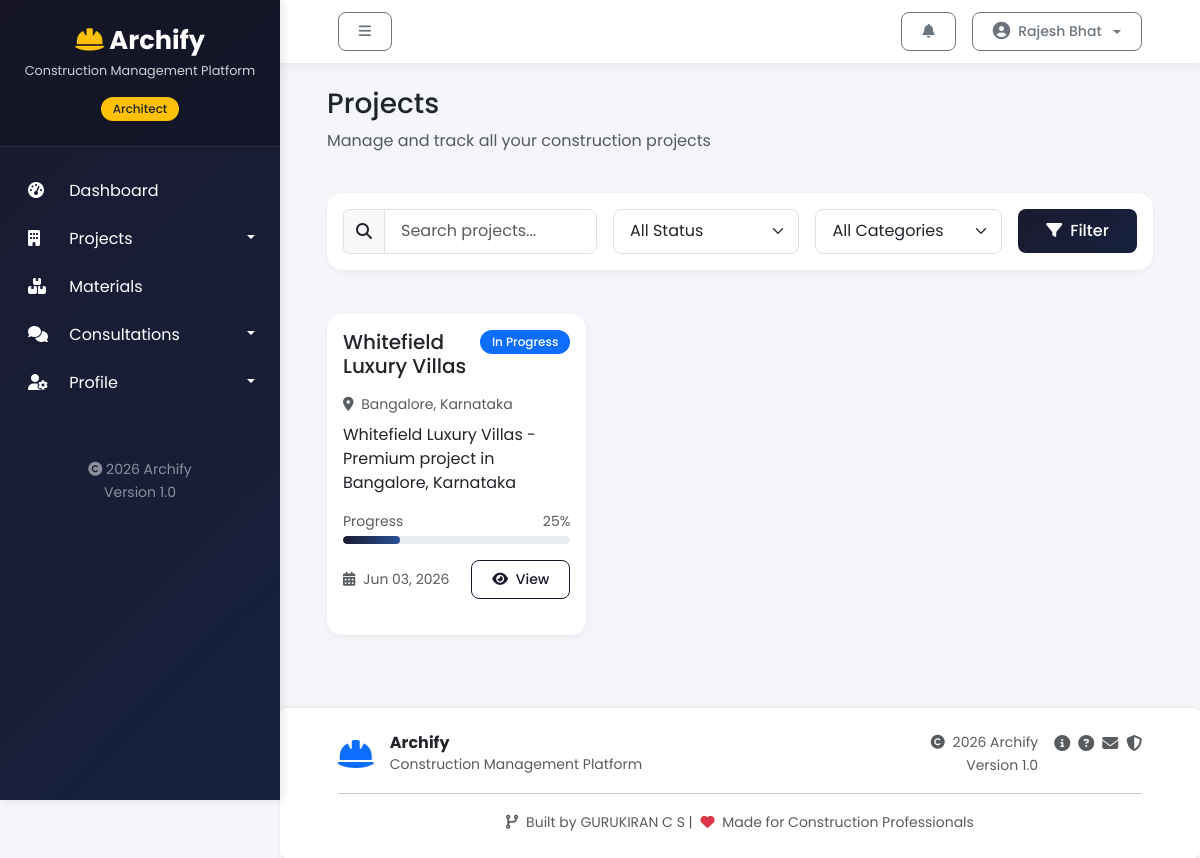
The app's page /projects/ (signed in) with its own data.
### base/models.py (models this page shows, shortened)
class User(AbstractUser):
    class Role(models.TextChoices):
        CLIENT = "CLIENT", "Client"
        ARCHITECT = "ARCHITECT", "Architect"
        CIVIL_ENGINEER = "CIVIL_ENGINEER", "Civil Engineer"
        CONTRACTOR = "CONTRACTOR", "Contractor"
        WORKER = "WORKER", "Worker"
        ADMIN = "ADMIN", "Admin"
    email = models.EmailField(unique=True)
    role = models.CharField(max_length=30, choices=Role.choices, default=Role.CLIENT)
    phone_number = models.CharField(max_length=20, blank=True)
    profile_image = models.ImageField(upload_to="users/profile_images/", blank=True, null=True)
    is_verified = models.BooleanField(default=False)

class UUIDTimeStampedModel(models.Model):
    id = models.UUIDField(primary_key=True, default=uuid.uuid4, editable=False)
    created_at = models.DateTimeField(auto_now_add=True, db_index=True)
    updated_at = models.DateTimeField(auto_now=True)
    class Meta:
        abstract = True

class ConstructionProject(UUIDTimeStampedModel):
    class Status(models.TextChoices):
        ENQUIRY = "ENQUIRY", "Enquiry"
        PLANNING = "PLANNING", "Planning"
        DESIGNING = "DESIGNING", "Designing"
        APPROVED = "APPROVED", "Approved"
        IN_PROGRESS = "IN_PROGRESS", "In Progress"
        ON_HOLD = "ON_HOLD", "On Hold"
        COMPLETED = "COMPLETED", "Completed"
        CANCELLED = "CANCELLED", "Cancelled"
    client = models.ForeignKey(
        settings.AUTH_USER_MODEL,
        on_delete=models.CASCADE,
        related_name="client_projects",
    )
    architect = models.ForeignKey(
        settings.AUTH_USER_MODEL,
        on_delete=models.SET_NULL,
        null=True,
        blank=True,
        related_name="architecture_projects",
    )
    civil_engineer = models.ForeignKey(
        settings.AUTH_USER_MODEL,
        on_delete=models.SET_NULL,
        null=True,
        blank=True,
        related_name="engineering_projects",
    )
    contractor = models.ForeignKey(
        settings.AUTH_USER_MODEL,
        on_delete=models.SET_NULL,
        null=True,
        blank=True,
        related_name="contracted_projects",
    )
    category = models.ForeignKey(
        ProjectCategory,
        on_delete=models.SET_NULL,
        null=True,
        blank=True,
        related_name="projects",
    )
    title = models.CharField(max_length=180)
    slug = models.SlugField(max_length=220, unique=True)
    description = models.TextField()
    site_address = models.TextField()
    city = models.CharField(max_length=120)
    state = models.CharField(max_length=120)
    plot_area_sqft = models.DecimalField(max_digits=12, decimal_places=2, validators=[MinValueValidator(0)])
    estimated_budget = models.DecimalField(max_digits=14, decimal_places=2, default=Decimal("0.00"))
    actual_cost = models.DecimalField(max_digits=14, decimal_places=2, default=Decimal("0.00"))
    start_date = models.DateField(null=True, blank=True)
    expected_completion_date = models.DateField(null=True, blank=True)
    completed_at = models.DateTimeField(null=True, blank=True)
    status = models.CharField(max_length=30, choices=Status.choices, default=Status.ENQUIRY)
    progress_percent = models.PositiveSmallIntegerField(
        default=0,
        validators=[MinValueValidator(0), MaxValueValidator(100)],
    )
    is_public_portfolio = models.BooleanField(default=False)
    class Meta:
        ordering = ["-created_at"]
        indexes = [
            models.Index(fields=["client", "status"]),
            models.Index(fields=["architect", "status"]),
            models.Index(fields=["civil_engineer", "status"]),
            models.Index(fields=["status", "created_at"]),
        ]

### base/views.py (the view)
# urls.py: path('projects/', views.ProjectListView.as_view(), name='project_list'),
class ProjectListView(LoginRequiredMixin, ListView):
    model = ConstructionProject
    template_name = 'projects/project_list.html'
    context_object_name = 'projects'
    paginate_by = 12
    def get_queryset(self):
        queryset = ConstructionProject.objects.all()
        user = self.request.user
        if user.role == 'CLIENT':
            queryset = queryset.filter(client=user)
        elif user.role == 'ARCHITECT':
            queryset = queryset.filter(architect=user)
        elif user.role == 'CIVIL_ENGINEER':
            queryset = queryset.filter(civil_engineer=user)
        elif user.role == 'CONTRACTOR':
            queryset = queryset.filter(contractor=user)
        search_query = self.request.GET.get('search', '')
        if search_query:
            queryset = queryset.filter(
                Q(title__icontains=search_query) |
                Q(description__icontains=search_query) |
                Q(city__icontains=search_query)
            )
        status_filter = self.request.GET.get('status', '')
        if status_filter:
            queryset = queryset.filter(status=status_filter)
        return queryset.select_related('client', 'category').order_by('-created_at')
    def get_context_data(self, **kwargs):
        context = super().get_context_data(**kwargs)
        context['status_choices'] = ConstructionProject.Status.choices
        context['categories'] = ProjectCategory.objects.all()
        context['current_status'] = self.request.GET.get('status', '')
        context['current_category'] = self.request.GET.get('category', '')
        context['search_query'] = self.request.GET.get('search', '')
        return context

### base/templates/projects/project_list.html (shortened to what this page needs)
{% extends 'base/main.html' %}
{% block content %}
<div class="row mb-4">
    <div class="col-12">
        <div class="d-flex justify-content-between align-items-center flex-wrap gap-3">
            <div>
                <h1 class="h3 mb-2">Projects</h1>
                <p class="text-muted">Manage and track all your construction projects</p>
            </div>
        </div>
    </div>
</div>
<div class="row mb-4">
    <div class="col-12">
        <div class="card">
            <div class="card-body">
                <form method="get" class="row g-3">
                    <div class="col-md-4">
                        <div class="input-group">
                            <span class="input-group-text"><i class="fas fa-search"></i></span>
                            <input type="text" name="search" class="form-control" placeholder="Search projects..." value="{{ search_query }}">
                        </div>
                    </div>
                    <div class="col-md-3">
                        <select name="status" class="form-select">
                            <option value="">All Status</option>
                        </select>
                    </div>
                    <div class="col-md-3">
                        <select name="category" class="form-select">
                            <option value="">All Categories</option>
                        </select>
                    </div>
                    <div class="col-md-2">
                        <button type="submit" class="btn btn-primary w-100">
                            <i class="fas fa-filter me-2"></i>Filter
                        </button>
                    </div>
                </form>
            </div>
        </div>
    </div>
</div>
<div class="row">
    {% for project in projects %}
    <div class="col-md-6 col-lg-4 mb-4">
        <div class="card h-100">
            <div class="card-body">
                <div class="d-flex justify-content-between align-items-start mb-3">
                    <h5 class="card-title mb-0">{{ project.title }}</h5>
                    <span class="badge bg-{% if project.status == 'COMPLETED' %}success{% elif project.status == 'IN_PROGRESS' %}primary{% elif project.status == 'CANCELLED' %}danger{% elif project.status == 'ON_HOLD' %}warning{% else %}secondary{% endif %}">
                        {{ project.get_status_display }}
                    </span>
                </div>
                <p class="card-text text-muted small mb-2">
                    <i class="fas fa-map-marker-alt me-1"></i> {{ project.city }}, {{ project.state }}
                </p>
                <p class="card-text">{{ project.description|truncatewords:20 }}</p>
                <div class="mb-3">
                    <div class="d-flex justify-content-between mb-1">
                        <small class="text-muted">Progress</small>
                        <small class="text-muted">{{ project.progress_percent }}%</small>
                    </div>
                    <div class="progress">
                        <div class="progress-bar" style="width: {{ project.progress_percent }}%"></div>
                    </div>
                </div>
                <div class="d-flex justify-content-between align-items-center">
                    <small class="text-muted">
                        <i class="fas fa-calendar-alt me-1"></i> {{ project.created_at|date:"M d, Y" }}
                    </small>
                    <a href="{% url 'project_detail' project.id %}" class="btn btn-sm btn-outline-primary">
                        <i class="fas fa-eye me-1"></i> View
                    </a>
                </div>
            </div>
        </div>
    </div>
    {% endfor %}
</div>
{% endblock %}

### base/templates/base/main.html (shortened to what this page needs)
{% load static %}
<!DOCTYPE html>
<html lang="en">
<head>
    <link href="https://cdn.jsdelivr.net/npm/bootstrap@5.3.0/dist/css/bootstrap.min.css" rel="stylesheet">
    <link rel="stylesheet" href="https://cdnjs.cloudflare.com/ajax/libs/font-awesome/6.4.0/css/all.min.css">
    <link rel="stylesheet" href="{% static 'css/style.css' %}">
    <link rel="stylesheet" href="{% static 'css/responsive.css' %}">
</head>
<body>
    <div class="wrapper">
        {% include 'base/nav.html' %}
        <div id="content">
            <nav class="navbar navbar-custom">
                <div class="container-fluid">
                    <button type="button" id="sidebarCollapse" class="btn btn-sm btn-outline-secondary">
                        <i class="fas fa-bars"></i>
                    </button>
                    <div class="ms-auto d-flex align-items-center">
                        <div class="dropdown me-3">
                            <button class="btn btn-sm btn-outline-secondary position-relative" type="button"
                                data-bs-toggle="dropdown" id="notificationBell">
                                <i class="fas fa-bell"></i>
                            </button>
                        </div>
                        <div class="dropdown">
                            <button
                                class="btn btn-sm btn-outline-secondary dropdown-toggle d-flex align-items-center gap-2"
                                type="button" data-bs-toggle="dropdown">
                                <span>{{ user.get_full_name|default:user.username }}</span>
                            </button>
                        </div>
                    </div>
                </div>
            </nav>
            <div class="container-fluid p-4">
                {% block content %}
                {% endblock %}
            </div>
            {% include 'base/footer.html' %}
        </div>
    </div>
</body>
</html>

### base/templates/base/nav.html (shortened to what this page needs)
{% load static %}
<nav id="sidebar">
    <div class="sidebar-header">
        <h3><i class="fas fa-hard-hat"></i> Archify</h3>
        <p>Construction Management Platform</p>
        {% if user.is_authenticated %}
        <div class="mt-2">
            <span class="badge bg-warning text-dark">{{ user.get_role_display|default:user.role }}</span>
        </div>
        {% endif %}
    </div>
    <ul class="list-unstyled components">
        {% if user.is_authenticated %}
        <li
            class="{% if request.resolver_match.url_name == 'dashboard' or request.resolver_match.url_name == 'home' %}active{% endif %}">
            <a href="{% url 'dashboard' %}">
                <i class="fas fa-tachometer-alt"></i> Dashboard
            </a>
        </li>
        <li>
            <a href="#projectsSubmenu" data-bs-toggle="collapse" aria-expanded="false" class="dropdown-toggle">
                <i class="fas fa-building"></i> Projects
            </a>
        </li>
        <li>
            <a href="{% url 'material_list' %}">
                <i class="fas fa-boxes"></i> Materials
            </a>
        </li>
        {% if user.role in 'CLIENT,ARCHITECT,CIVIL_ENGINEER' %}
        <li>
            <a href="#consultationsSubmenu" data-bs-toggle="collapse" aria-expanded="false" class="dropdown-toggle">
                <i class="fas fa-comments"></i> Consultations
            </a>
        </li>
        {% endif %}
        <li>
            <a href="#profileSubmenu" data-bs-toggle="collapse" aria-expanded="false" class="dropdown-toggle">
                <i class="fas fa-user-cog"></i> Profile
            </a>
        </li>
        {% endif %}
    </ul>
    <div class="sidebar-footer p-3">
        <div class="text-center">
            <small class="text-white-50 d-block">
                <i class="fas fa-copyright"></i> 2026 Archify
            </small>
            <small class="text-white-50">Version 1.0</small>
        </div>
    </div>
</nav>

### static/css/style.css (style rules this page uses)
:root { --primary: #1a1a2e; --primary-dark: #0f0f1a; --secondary: #16213e; --accent: #ffc107; --success: #28a745; --danger: #dc3545; --warning: #ffc107; --info: #17a2b8; --light: #f8f9fa; --dark: #343a40; --gray: #6c757d; }
.card { border: none; border-radius: 16px; box-shadow: 0 4px 12px rgba(0, 0, 0, 0.08); transition: all 0.3s ease; overflow: hidden; }
.btn { border-radius: 8px; padding: 0.5rem 1.25rem; font-weight: 500; transition: all 0.3s ease; }
.btn-primary { background: linear-gradient(135deg, var(--primary) 0%, var(--secondary) 100%); border: none; }
.badge { padding: 0.35rem 0.75rem; border-radius: 20px; font-weight: 500; }
.progress { height: 8px; border-radius: 10px; background-color: #e9ecef; }
.progress-bar { background: linear-gradient(90deg, var(--primary), var(--accent)); border-radius: 10px; transition: width 0.6s ease; }
.form-control, .form-select { border-radius: 8px; border: 1px solid #dee2e6; padding: 0.6rem 1rem; transition: all 0.3s ease; }
.card { transition: transform 0.3s ease, box-shadow 0.3s ease; }
.btn-primary { background: linear-gradient(135deg, #1a472a 0%, #0d2818 100%); border: none; }

### static/css/responsive.css (style rules this page uses)
@media (min-width: 1200px) { .container-fluid { max-width: 95%; } }

### base/templates/base/main.html (style rules this page uses)
* { margin: 0; padding: 0; box-sizing: border-box; }
body { font-family: 'Poppins', sans-serif; background-color: #f4f6f9; overflow-x: hidden; }
.wrapper { display: flex; width: 100%; align-items: stretch; }
#sidebar { min-width: 280px; max-width: 280px; background: linear-gradient(135deg, #1a1a2e 0%, #16213e 100%); color: #fff; transition: all 0.3s; position: fixed; height: 100vh; z-index: 999; box-shadow: 2px 0 10px rgba(0, 0, 0, 0.1); }
#sidebar .sidebar-header { padding: 25px 20px; background: rgba(0, 0, 0, 0.2); text-align: center; border-bottom: 1px solid rgba(255, 255, 255, 0.1); }
#sidebar .sidebar-header h3 { font-size: 1.6rem; margin-bottom: 5px; font-weight: 700; }
#sidebar .sidebar-header h3 i { color: #ffc107; }
#sidebar .sidebar-header p { font-size: 0.8rem; margin-top: 5px; opacity: 0.8; }
#sidebar ul.components { padding: 20px 0; }
#sidebar ul li a { padding: 12px 25px; font-size: 1rem; display: block; color: #fff; text-decoration: none; transition: all 0.3s; border-left: 3px solid transparent; }
#sidebar ul li a i { margin-right: 12px; width: 25px; }
#sidebar ul li a.dropdown-toggle::after { float: right; margin-top: 8px; }
#content { width: 100%; min-height: 100vh; transition: all 0.3s; margin-left: 280px; }
.navbar-custom { background: #fff; box-shadow: 0 2px 15px rgba(0, 0, 0, 0.08); padding: 0.75rem 1.5rem; position: sticky; top: 0; z-index: 100; }
.card { border: none; border-radius: 15px; box-shadow: 0 2px 10px rgba(0, 0, 0, 0.05); transition: transform 0.2s, box-shadow 0.2s; margin-bottom: 20px; }
.btn-primary { background: linear-gradient(135deg, #1a1a2e 0%, #16213e 100%); border: none; padding: 10px 24px; border-radius: 8px; font-weight: 500; transition: all 0.3s; }
.btn-outline-primary { border-color: #1a1a2e; color: #1a1a2e; }
.badge { padding: 6px 12px; border-radius: 20px; font-weight: 500; }
.progress { height: 8px; border-radius: 10px; background-color: #e9ecef; }
.progress-bar { background: linear-gradient(90deg, #1a1a2e, #2a5298); border-radius: 10px; }

### records on screen
User: role "Architect", get_full_name "Rajesh Bhat"
ConstructionProject: title "Whitefield Luxury Villas", status "In Progress", city "Bangalore", state "Karnataka", description "Whitefield Luxury Villas - Premium project in Bangalore, Karnataka", progress_percent "25", created_at "Jun 03, 2026"
